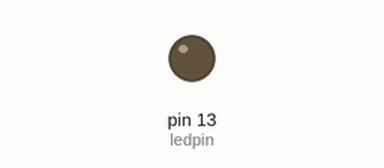
A sketch run on a simulated Arduino Uno, built with avr-gcc and run on an emulated ATmega328P. Parts: output pins drawn as LEDs (lit = HIGH). What the sketch prints to the serial monitor is not drawn.

Above: at 0.4 s.
At 2.5 s:
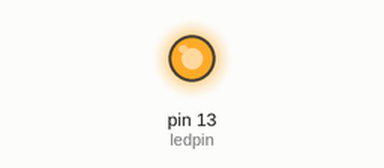
Timing chart, 0 to 13.0 s (numbered marks = the images above):
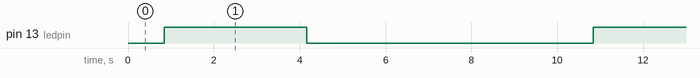

The sketch:

main.ino
```cpp
#define ledpin 13
#define AMPLITUDE 5   //Amplitude value
#define AMP ((AMPLITUDE*255)/5)//
#define frequency 0.1 //frequency of sine wave
float output = 0;
int miliseconds = 0;
float amp_value=0;


void setup() {
  // put your setup code here, to run once:
  pinMode(ledpin, OUTPUT);
  Serial.begin(115200);

}

void loop() {

 sinwave();

}
void sinwave(void)
{
  miliseconds = millis();
  int t = 0;
  while (t < 10000)
  { output=AMP* sin(2 * PI * frequency * t * 0.001);
     Serial.println(output);
    if(output>=0)
    {
      analogWrite(ledpin,output);
    }
    else
    {
      analogWrite(ledpin,0);
    }
    t = millis() - miliseconds;

  }

  miliseconds = 0;

}
```

Measured:
- by itself, pin 13 (ledpin): alternates HIGH for 3.3 s and LOW for 6.7 s
